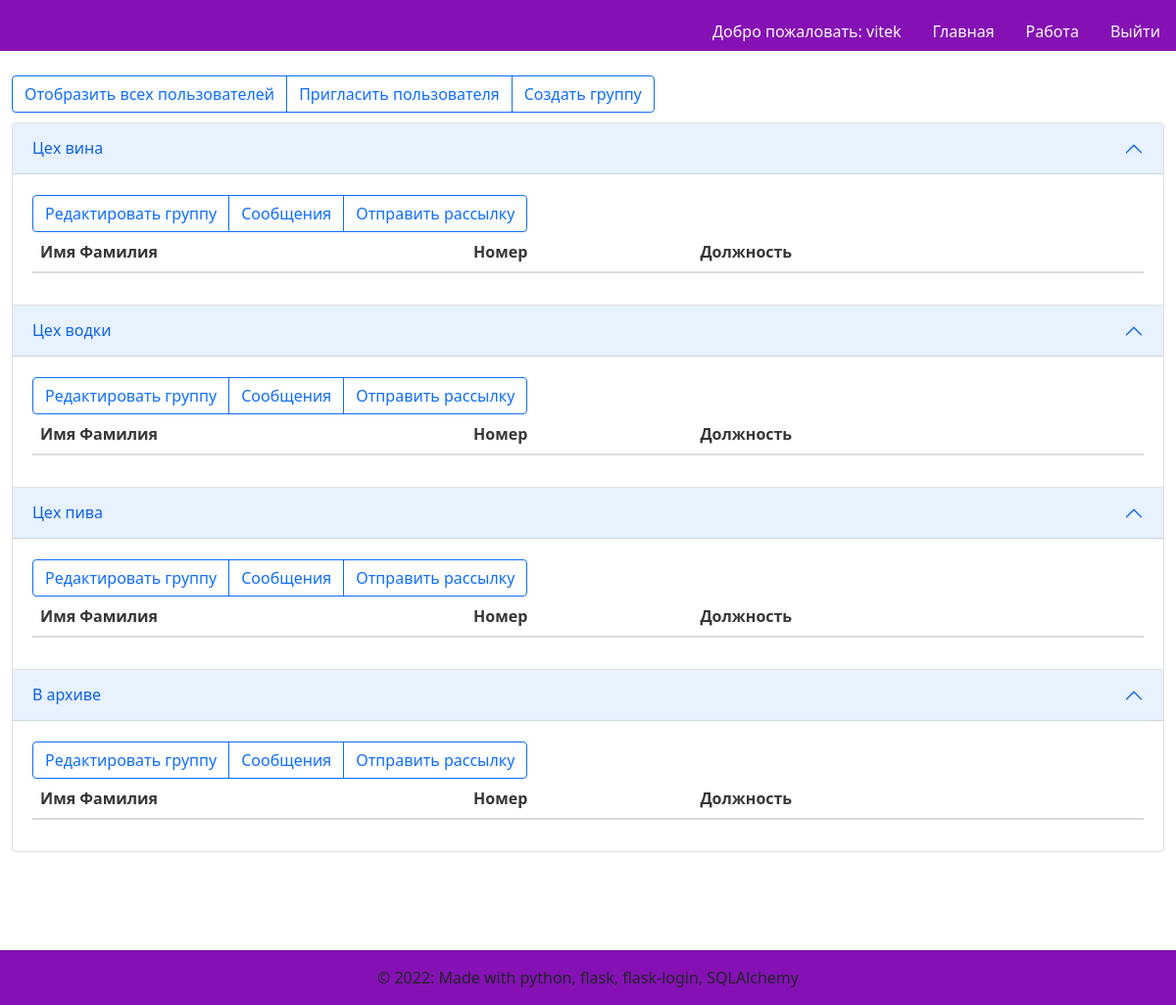
The page /workallgroups (signed in) on the database its author committed.
### models.py (models this page shows)
class User(UserMixin, db.Model):
    id = db.Column(db.Integer,
                   nullable=False,
                   unique=True,
                   primary_key=True,
                   autoincrement=True)  # primary keys are required by SQLAlchemy
    password = db.Column(db.String(100))  # пароль есть только у администраторов и модераторов
    name = db.Column(db.String(100))  # имя фамилия
    phone_number = db.Column(db.String(11), unique=True)  # номер телефона
    vk_authorized = db.Column(db.Boolean, default=False)  # авторизован вк или нет
    tlg_authorized = db.Column(db.Boolean, default=False)  # авторизован в телеграм или нет
    status = db.Column(db.String(30))  # статус пользователя(ожидает подтверждения\в архиве\подтвержден)
    app_role = db.Column(db.String(20))  # роль в приложении(админ, модератор, пользователь)
    organisation_role = db.Column(db.String(100))  # должность в организации
    tlg_chat_id = db.Column(db.Integer, default=-1)
    vk_chat_id = db.Column(db.Integer, default=-1)

class Group(db.Model):
    id = db.Column(db.Integer,
                   nullable=False,
                   unique=True,
                   primary_key=True,
                   autoincrement=True)  # primary keys are required by SQLAlchemy
    name = db.Column(db.String(100), unique=True)  # название группы
    owner_id = db.Column(db.Integer, db.ForeignKey('user.id'))  # идентификатор создателя или владельца
    owner = db.relationship('User', backref='owner', lazy='subquery')

### main.py (the view)
@main.route('/workallgroups')
@login_required
def workallgroups():
    users = User.query.all()
    relations = db.session.query(users_groups_relations).all()
    groups = Group.query.order_by(db.desc(Group.id)).all()
    return render_template('workallgroups.html', users=users, groups=groups, relations=relations)

### templates/workallgroups.html (shortened to what this page needs)
{% extends "base.html" %}
{% block content %}
<div class="btn-group" role="group" aria-label="Basic outlined example" style="margin-top: 5px">
<a class="btn btn-outline-primary" href="./workallusers" role="button">Отобразить всех пользователей</a>
<a class="btn btn-outline-primary" href="{{url_for('users.createuser')}}" role="button">Пригласить пользователя</a>
<a class="btn btn-outline-primary" href="{{url_for('groups.creategroup')}}" role="button">Создать группу</a>
</div>
    <div class="accordion" id="accordionPanelsStayOpenExample" style="margin-top: 10px">
    {% for group in groups if current_user.app_role == 'administrator' or current_user.id == group['owner_id'] or group['id'] == 4%}
      <div class="accordion-item">
        <h2 class="accordion-header" id="panelsStayOpen-heading{{ group['id'] }}">
          <button class="accordion-button" type="button" data-bs-toggle="collapse" data-bs-target="#panelsStayOpen-collapse{{ group['id'] }}" aria-expanded="true" aria-controls="panelsStayOpen-collapse{{ group['id'] }}">
            {{ group['name'] }}
          </button>
        </h2>
        <div id="panelsStayOpen-collapse{{ group['id'] }}" class="accordion-collapse collapse show" aria-labelledby="panelsStayOpen-heading{{ group['id'] }}">
          <div class="accordion-body">
                <div class="btn-group" role="group" aria-label="Basic outlined example" style="margin-top: 5px; margin-right: 10px">
                    <a class="btn btn-outline-primary" href="{{ url_for('groups.editgroup', id=group['id']) }}" role="button">Редактировать группу</a>
                    <a class="btn btn-outline-primary" href="{{ url_for('messages.groupmessages', id=group['id']) }}" role="button">Сообщения</a>
                    <a class="btn btn-outline-primary" href="{{ url_for('messages.groupmessage', id=group['id']) }}" role="button">Отправить рассылку</a>
                </div>
                <table class="table table-hover">
                      <thead>
                        <tr>
                          <th scope="col">Имя Фамилия</th>
                          <th scope="col">Номер</th>
                          <th scope="col">Должность</th>
                            <th scope="col"></th>
                          <th scope="col"></th>
                        </tr>
                      </thead>
                </table>
          </div>
        </div>
      </div>
    {% endfor %}
    </div>
{% endblock %}

### templates/base.html (shortened to what this page needs)
<!DOCTYPE html>
<html>
<head>
    <link rel="stylesheet" href="https://cdnjs.cloudflare.com/ajax/libs/bulma/0.7.2/css/bulma.min.css" />
    <link href="https://cdn.jsdelivr.net/npm/bootstrap@5.1.3/dist/css/bootstrap.min.css" rel="stylesheet">
    <link rel="stylesheet" href="../static/css/preloader.css"/>
</head>
<body class="loader-body" style="background-color: #ffffff; height: inherit">
            <nav class="d-none page-header navbar navbar-light sticky-top" style="background-color: #8511b4;">
                <div class="container-fluid ">
                    <ul class="nav nav-pills position-absolute bottom-0 end-0">
                        {% if current_user.is_authenticated %}
                        <li class="nav-item">
                            <a class="nav-link text-light" style="color: black"
                                        href="{{ url_for('users.edituser', id=current_user.id) }}">
                                Добро пожаловать: {{ current_user.name }}
                            </a>
                         </li>
                        {% endif %}
                        <li class="nav-item" >
                            <a href="{{ url_for('main.index') }}" class="nav-link text-light">
                                Главная
                            </a>
                        </li>
                        {% if current_user.is_authenticated %}
                        <li class="nav-item">
                            <a href="{{ url_for('main.workallusers') }}" class="nav-link text-light">
                                Работа
                            </a>
                        </li>
                        {% endif %}
                        {% if current_user.is_authenticated %}
                        <li class="nav-item">
                            <a href="{{ url_for('auth.logout') }}" class="nav-link text-light">
                                Выйти
                            </a>
                        </li>
                        {% endif %}
                    </ul>
                </div>
            </nav>
            <div class="d-none page-main container-fluid" style="height: 82%">
                   {% block content %}
                   {% endblock %}
            </div>
            <footer class="d-none page-footer font-small blue" style="background-color: #8511b4; margin-top: 100px">
              <div class="footer-copyright text-center py-3">© 2022: Made with python, flask, flask-login, SQLAlchemy
              </div>
            </footer>
    </body>
</html>

### rows shown on the page
User: name "vitek"
Group: name "Цех вина"
Group: name "Цех водки"
Group: name "Цех пива"
Group: name "В архиве"
